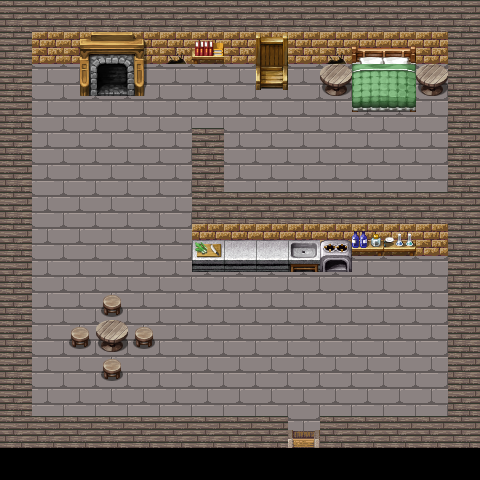

A 2D game scene composited from a Tiled map and its tileset images. What follows is a short description and the map's XML, with each tile layer's data collapsed to a summary:
An orthogonal 15x15 tile map with 32x32 px tiles, 5 tile layers (Floor, Chairs, Character, Wall, ...), 11 tilesets and 2 objects.

<map version="1.0" orientation="orthogonal" renderorder="right-down" width="15" height="15" tilewidth="32" tileheight="32" nextobjectid="3">
 <tileset firstgid="1" name="magecity_0" tilewidth="32" tileheight="32">
  <image source="../Tilesets/magecity_0.png" width="256" height="1450" />
 </tileset>
 <tileset firstgid="361" name="build_atlas" tilewidth="32" tileheight="32">
  <image source="../Tilesets/build_atlas.png" width="1024" height="1024" />
 </tileset>
 <tileset firstgid="1385" name="InteriorComp2" tilewidth="32" tileheight="32">
  <image source="../Tilesets/InteriorComp2.png" width="512" height="512" />
 </tileset>
 <tileset firstgid="1641" name="InteriorItemsComp" tilewidth="32" tileheight="32">
  <image source="../Tilesets/InteriorItemsComp.png" width="512" height="512" />
 </tileset>
 <tileset firstgid="1897" name="magecity_0" tilewidth="32" tileheight="32">
  <image source="../Tilesets/magecity_0.png" width="256" height="1450" />
 </tileset>
 <tileset firstgid="2257" name="obj_misk_atlas" tilewidth="32" tileheight="32">
  <image source="../Tilesets/obj_misk_atlas.png" width="1024" height="1024" />
 </tileset>
 <tileset firstgid="3281" name="ShelfComp" tilewidth="32" tileheight="32">
  <image source="../Tilesets/ShelfComp.png" width="512" height="512" />
 </tileset>
 <tileset firstgid="3537" name="base_out_atlas" tilewidth="32" tileheight="32">
  <image source="../Tilesets/base_out_atlas.png" width="1024" height="1024" />
 </tileset>
 <tileset firstgid="4561" name="BridgeComp" tilewidth="32" tileheight="32">
  <image source="../Tilesets/BridgeComp.png" width="512" height="512" />
 </tileset>
 <tileset firstgid="4817" name="build_atlas" tilewidth="32" tileheight="32">
  <image source="../Tilesets/build_atlas.png" width="1024" height="1024" />
 </tileset>
 <tileset firstgid="5841" name="BedComp" tilewidth="32" tileheight="32">
  <image source="../Tilesets/BedComp.png" width="512" height="512" />
 </tileset>
 <layer name="Floor" width="15" height="15">
  <data>[225 cells, 208 non-empty, 3 distinct tile ids]</data>
 </layer>
 <layer name="Chairs" width="15" height="15">
  <data>[225 cells, 5 non-empty, 2 distinct tile ids]</data>
 </layer>
 <layer name="Character" width="15" height="15">
  <data>[225 cells, 0 non-empty, 0 distinct tile ids]</data>
 </layer>
 <layer name="Wall" width="15" height="15">
  <data>[225 cells, 85 non-empty, 3 distinct tile ids]</data>
 </layer>
 <layer name="Counter" width="15" height="15">
  <data>[225 cells, 31 non-empty, 26 distinct tile ids]</data>
 </layer>
 <objectgroup name="Collisions">
  <object id="1" x="32" y="64">
   <polyline points="0,0 -1,354 256,356 255,391 288,390 289,354 416,352 415,190 161,195 160,64 190,65 191,129 415,129 417,27 289,29 289,-3 113,0 111,23 47,23 47,-8 1,-7 0,1" />
  </object>
  <object id="2" x="101" y="323">
   <polyline points="0,0 30,0 26,19 25,27 -4,26 -4,1 7,1" />
  </object>
 </objectgroup>
</map>
